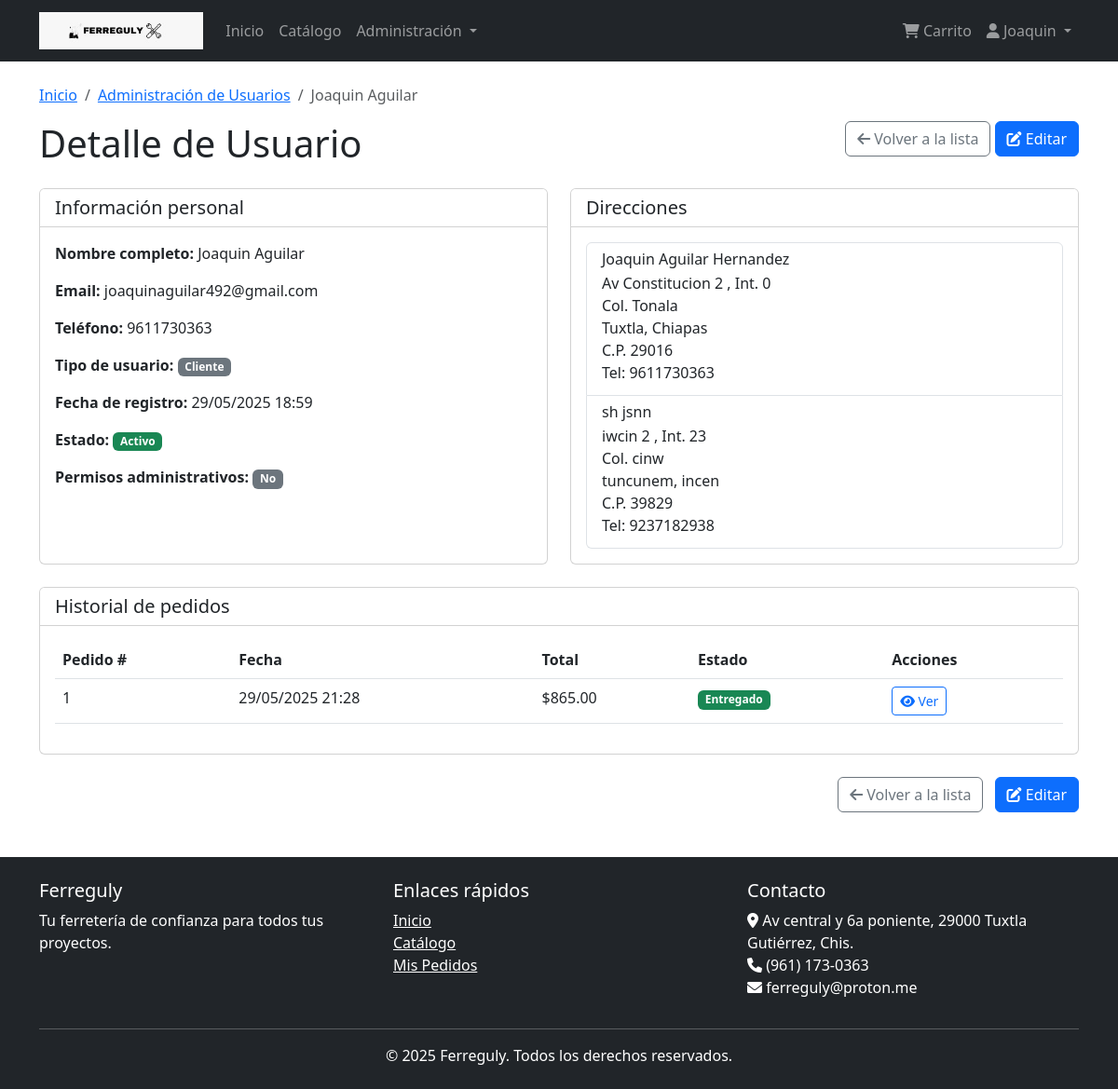
/usuarios/admin/usuarios/2/ (signed in), run on the app's committed database.
### usuarios/models.py (models this page shows, shortened)
class Usuario(AbstractBaseUser, PermissionsMixin):
    id_usuario = models.AutoField(primary_key=True)
    nombre = models.CharField(max_length=35)
    apellidos = models.CharField(max_length=50)
    email = models.EmailField(max_length=45, unique=True)
    telefono = models.CharField(max_length=10, null=True, blank=True)
    tipo_usuario = models.CharField(
        max_length=15,
        choices=[('cliente', 'Cliente'), ('administrador', 'Administrador')],
        default='cliente'
    )
    fecha_registro = models.DateTimeField(default=timezone.now)
    activo = models.BooleanField(default=True)
    is_staff = models.BooleanField(default=False)
    is_active = models.BooleanField(default=True)
    USERNAME_FIELD = 'email'
    REQUIRED_FIELDS = ['nombre', 'apellidos']
    objects = UsuarioManager()
    class Meta:
        db_table = 'usuario'
        verbose_name = 'Usuario'
        verbose_name_plural = 'Usuarios'

class Direccion(models.Model):
    id_direccion = models.AutoField(primary_key=True)
    id_usuario = models.ForeignKey(Usuario, on_delete=models.CASCADE, related_name='direcciones')
    nombre = models.CharField(max_length=35)
    apellidos = models.CharField(max_length=50)
    telefono = models.CharField(max_length=10)
    email = models.EmailField(max_length=45)
    calle = models.CharField(max_length=80)
    numero_ext = models.CharField(max_length=10)
    numero_int = models.CharField(max_length=10, null=True, blank=True)
    colonia = models.CharField(max_length=60)
    ciudad = models.CharField(max_length=40)
    estado = models.CharField(max_length=30)
    codigo_postal = models.CharField(max_length=5)
    class Meta:
        db_table = 'direccion'
        verbose_name = 'Dirección'
        verbose_name_plural = 'Direcciones'

### pedidos/models.py (models this page shows, shortened)
class Pedido(models.Model):
    ESTADOS_CHOICES = [
        ('pendiente', 'Pendiente'),
        ('pagado', 'Pagado'),
        ('enviado', 'Enviado'),
        ('entregado', 'Entregado'),
        ('cancelado', 'Cancelado'),
    ]
    id_pedido = models.AutoField(primary_key=True)
    id_usuario = models.ForeignKey(Usuario, on_delete=models.RESTRICT, related_name='pedidos')
    id_direccion_envio = models.ForeignKey(
        Direccion,
        on_delete=models.SET_NULL,
        related_name='pedidos',
        null=True,
        blank=True
    )
    fecha_pedido = models.DateTimeField(default=timezone.now)
    subtotal = models.DecimalField(max_digits=10, decimal_places=2)
    total = models.DecimalField(max_digits=10, decimal_places=2)
    estado = models.CharField(max_length=15, choices=ESTADOS_CHOICES, default='pendiente')
    class Meta:
        db_table = 'pedido'
        verbose_name = 'Pedido'
        verbose_name_plural = 'Pedidos'
        indexes = [
            models.Index(fields=['id_usuario'], name='idx_pedido_usuario'),
            models.Index(fields=['fecha_pedido'], name='idx_pedido_fecha'),
        ]

### usuarios/views.py (the view)
# urls.py: path('admin/usuarios/<int:pk>/', views.UsuarioDetailView.as_view(), name='usuario_admin_detalle'),
class UsuarioDetailView(LoginRequiredMixin, DetailView):
    model = Usuario
    template_name = 'usuarios/admin/detalle.html'
    context_object_name = 'usuario'
    def dispatch(self, request, *args, **kwargs):
        if not request.user.tipo_usuario == 'administrador':
            messages.error(request, 'No tienes permisos para acceder a esta página')
            return redirect('inicio')
        return super().dispatch(request, *args, **kwargs)

### templates/usuarios/admin/detalle.html (shortened to what this page needs)
{% extends 'base.html' %}
{% block content %}
<nav aria-label="breadcrumb" class="mt-3">
    <ol class="breadcrumb">
        <li class="breadcrumb-item"><a href="{% url 'inicio' %}">Inicio</a></li>
        <li class="breadcrumb-item"><a href="{% url 'usuarios_admin_lista' %}">Administración de Usuarios</a></li>
        <li class="breadcrumb-item active">{{ usuario.nombre }} {{ usuario.apellidos }}</li>
    </ol>
</nav>
<div class="row">
    <div class="col-md-8">
        <h1 class="mb-4">Detalle de Usuario</h1>
    </div>
    <div class="col-md-4 text-end">
        <a href="{% url 'usuarios_admin_lista' %}" class="btn btn-outline-secondary">
            <i class="fas fa-arrow-left"></i> Volver a la lista
        </a>
        <a href="{% url 'usuario_admin_editar' usuario.id_usuario %}" class="btn btn-primary">
            <i class="fas fa-edit"></i> Editar
        </a>
    </div>
</div>
<div class="row">
    <div class="col-md-6 mb-4">
        <div class="card h-100">
            <div class="card-header bg-white">
                <h5 class="mb-0">Información personal</h5>
            </div>
            <div class="card-body">
                <p><strong>Nombre completo:</strong> {{ usuario.nombre }} {{ usuario.apellidos }}</p>
                <p><strong>Email:</strong> {{ usuario.email }}</p>
                <p><strong>Teléfono:</strong> {{ usuario.telefono|default:"No registrado" }}</p>
                <p><strong>Tipo de usuario:</strong>
                    {% if usuario.tipo_usuario == 'administrador' %}
                        <span class="badge bg-primary">Administrador</span>
                    {% else %}
                        <span class="badge bg-secondary">Cliente</span>
                    {% endif %}
                </p>
                <p><strong>Fecha de registro:</strong> {{ usuario.fecha_registro|date:"d/m/Y H:i" }}</p>
                <p><strong>Estado:</strong>
                    {% if usuario.activo %}
                        <span class="badge bg-success">Activo</span>
                    {% else %}
                        <span class="badge bg-danger">Inactivo</span>
                    {% endif %}
                </p>
                <p><strong>Permisos administrativos:</strong>
                    {% if usuario.is_staff %}
                        <span class="badge bg-success">Staff</span>
                    {% else %}
                        <span class="badge bg-secondary">No</span>
                    {% endif %}
                </p>
            </div>
        </div>
    </div>
    <div class="col-md-6 mb-4">
        <div class="card h-100">
            <div class="card-header bg-white">
                <h5 class="mb-0">Direcciones</h5>
            </div>
            <div class="card-body">
                {% if usuario.direcciones.all %}
                    <div class="list-group">
                        {% for direccion in usuario.direcciones.all %}
                            <div class="list-group-item">
                                <h6 class="mb-1">{{ direccion.nombre }} {{ direccion.apellidos }}</h6>
                                <p class="mb-1">
                                    {{ direccion.calle }} {{ direccion.numero_ext }}
                                    {% if direccion.numero_int %}, Int. {{ direccion.numero_int }}{% endif %}<br>
                                    Col. {{ direccion.colonia }}<br>
                                    {{ direccion.ciudad }}, {{ direccion.estado }}<br>
                                    C.P. {{ direccion.codigo_postal }}<br>
                                    Tel: {{ direccion.telefono }}
                                </p>
                            </div>
                        {% endfor %}
                    </div>
                {% else %}
                    <p class="text-muted">No hay direcciones registradas</p>
                {% endif %}
            </div>
        </div>
    </div>
</div>
<div class="card mb-4">
    <div class="card-header bg-white">
        <h5 class="mb-0">Historial de pedidos</h5>
    </div>
    <div class="card-body">
        {% if usuario.pedidos.all %}
            <div class="table-responsive">
                <table class="table table-hover">
                    <thead>
                        <tr>
                            <th>Pedido #</th>
                            <th>Fecha</th>
                            <th>Total</th>
                            <th>Estado</th>
                            <th>Acciones</th>
                        </tr>
                    </thead>
                    <tbody>
                        {% for pedido in usuario.pedidos.all %}
                            <tr>
                                <td>{{ pedido.id_pedido }}</td>
                                <td>{{ pedido.fecha_pedido|date:"d/m/Y H:i" }}</td>
                                <td>${{ pedido.total }}</td>
                                <td>
                                    {% if pedido.estado == 'pendiente' %}
                                        <span class="badge bg-warning text-dark">Pendiente</span>
                                    {% elif pedido.estado == 'pagado' %}
                                        <span class="badge bg-info">Pagado</span>
                                    {% elif pedido.estado == 'enviado' %}
                                        <span class="badge bg-primary">Enviado</span>
                                    {% elif pedido.estado == 'entregado' %}
                                        <span class="badge bg-success">Entregado</span>
                                    {% elif pedido.estado == 'cancelado' %}
                                        <span class="badge bg-danger">Cancelado</span>
                                    {% endif %}
                                </td>
                                <td>
                                    <a href="{% url 'pedido_admin_detalle' pedido.id_pedido %}" class="btn btn-sm btn-outline-primary">
                                        <i class="fas fa-eye"></i> Ver
                                    </a>
                                </td>
                            </tr>
                        {% endfor %}
                    </tbody>
                </table>
            </div>
        {% else %}
            <p class="text-muted">No hay pedidos registrados</p>
        {% endif %}
    </div>
</div>
<div class="row">
    <div class="col-12 text-end">
        <a href="{% url 'usuarios_admin_lista' %}" class="btn btn-outline-secondary me-2">
            <i class="fas fa-arrow-left"></i> Volver a la lista
        </a>
        <a href="{% url 'usuario_admin_editar' usuario.id_usuario %}" class="btn btn-primary">
            <i class="fas fa-edit"></i> Editar
        </a>
    </div>
</div>
{% endblock %}

### templates/base.html (shortened to what this page needs)
{% load static %}
<!DOCTYPE html>
<html lang="es">
<head>
    <link href="https://cdn.jsdelivr.net/npm/bootstrap@5.3.0-alpha1/dist/css/bootstrap.min.css" rel="stylesheet">
    <link rel="stylesheet" href="https://cdnjs.cloudflare.com/ajax/libs/font-awesome/6.0.0/css/all.min.css">
</head>
<body>
    <nav class="navbar navbar-expand-lg navbar-dark bg-dark">
        <div class="container">
            <a class="navbar-brand" href="{% url 'inicio' %}">
                <img src="{% static 'img/ferreguly.jpeg' %}" alt="Ferreguly Logo" style="height: 40px; width: auto;">
            </a>
            <div class="collapse navbar-collapse" id="navbarNav">
                <ul class="navbar-nav me-auto">
                    <li class="nav-item">
                        <a class="nav-link" href="{% url 'inicio' %}">Inicio</a>
                    </li>
                    <li class="nav-item">
                        <a class="nav-link" href="{% url 'catalogo' %}">Catálogo</a>
                    </li>
                    {% if user.is_authenticated %}
                        {% if user.tipo_usuario == 'administrador' %}
                            <li class="nav-item dropdown">
                                <a class="nav-link dropdown-toggle" href="#" role="button" data-bs-toggle="dropdown">
                                    Administración
                                </a>
                            </li>
                        {% endif %}
                    {% endif %}
                </ul>
                <ul class="navbar-nav">
                    {% if user.is_authenticated %}
                        <li class="nav-item">
                            <a class="nav-link" href="{% url 'carrito_lista' %}">
                                <i class="fas fa-shopping-cart"></i> Carrito
                            </a>
                        </li>
                        <li class="nav-item dropdown">
                            <a class="nav-link dropdown-toggle" href="#" role="button" data-bs-toggle="dropdown">
                                <i class="fas fa-user"></i> {{ user.nombre }}
                            </a>
                        </li>
                    {% endif %}
                </ul>
            </div>
        </div>
    </nav>
    <main class="container my-4">
        {% block content %}{% endblock %}
    </main>
    <footer class="bg-dark text-white py-4 mt-5">
        <div class="container">
            <div class="row">
                <div class="col-md-4">
                    <h5>Ferreguly</h5>
                    <p>Tu ferretería de confianza para todos tus proyectos.</p>
                </div>
                <div class="col-md-4">
                    <h5>Enlaces rápidos</h5>
                    <ul class="list-unstyled">
                        <li><a href="{% url 'inicio' %}" class="text-white">Inicio</a></li>
                        <li><a href="{% url 'catalogo' %}" class="text-white">Catálogo</a></li>
                        {% if user.is_authenticated %}
                            <li><a href="{% url 'pedidos_lista' %}" class="text-white">Mis Pedidos</a></li>
                        {% else %}
                            <li><a href="{% url 'login' %}" class="text-white">Iniciar Sesión</a></li>
                        {% endif %}
                    </ul>
                </div>
                <div class="col-md-4">
                    <h5>Contacto</h5>
                    <address>
                        <i class="fas fa-map-marker-alt"></i> Av central y 6a poniente, 29000 Tuxtla Gutiérrez, Chis.<br>
                        <i class="fas fa-phone"></i> (961) 173-0363<br>
                        <i class="fas fa-envelope"></i> ferreguly@proton.me
                    </address>
                </div>
            </div>
            <hr>
            <div class="row">
                <div class="col-12 text-center">
                    <p class="mb-0">&copy; {% now "Y" %} Ferreguly. Todos los derechos reservados.</p>
                </div>
            </div>
        </div>
    </footer>
</body>
</html>

### data on the page
Usuario: nombre "Joaquin"
Usuario: nombre "Joaquin", apellidos "Aguilar", email "joaquinaguilar492@gmail.com", telefono "9611730363", fecha_registro "29/05/2025 18:59"
Direccion: nombre "Joaquin", apellidos "Aguilar Hernandez", calle "Av Constitucion", numero_ext "2", numero_int "0", colonia "Tonala", ciudad "Tuxtla", estado "Chiapas", codigo_postal "29016", telefono "9611730363"
Direccion: nombre "sh", apellidos "jsnn", calle "iwcin", numero_ext "2", numero_int "23", colonia "cinw", ciudad "tuncunem", estado "incen", codigo_postal "39829", telefono "9237182938"
Pedido: id_pedido "1", fecha_pedido "29/05/2025 21:28", total "865.00", estado "Entregado"
